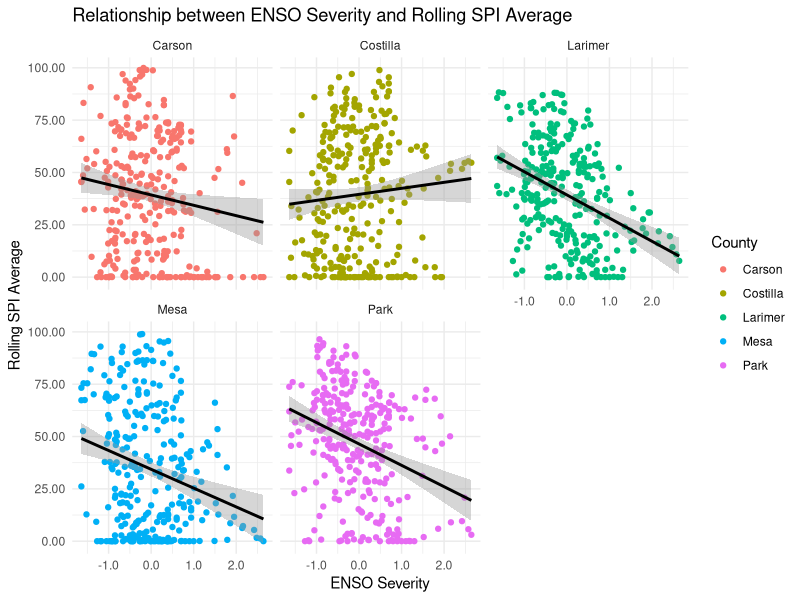
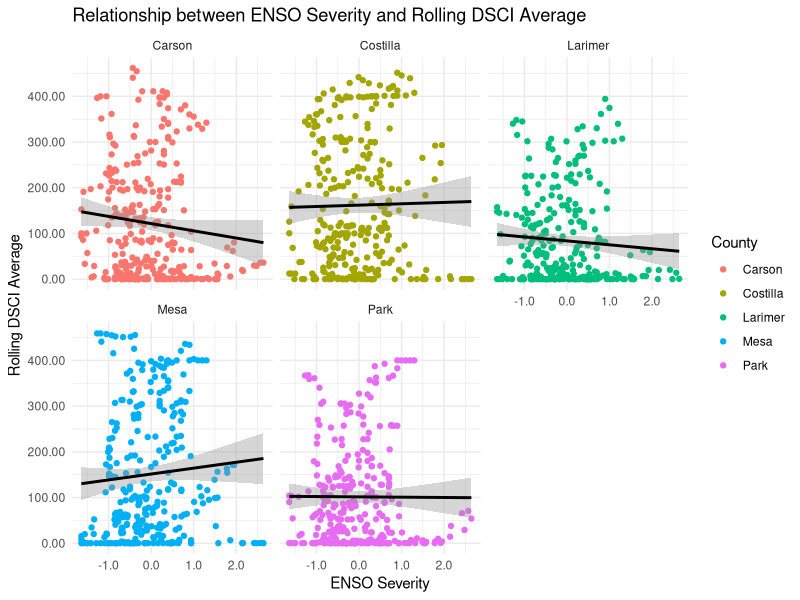
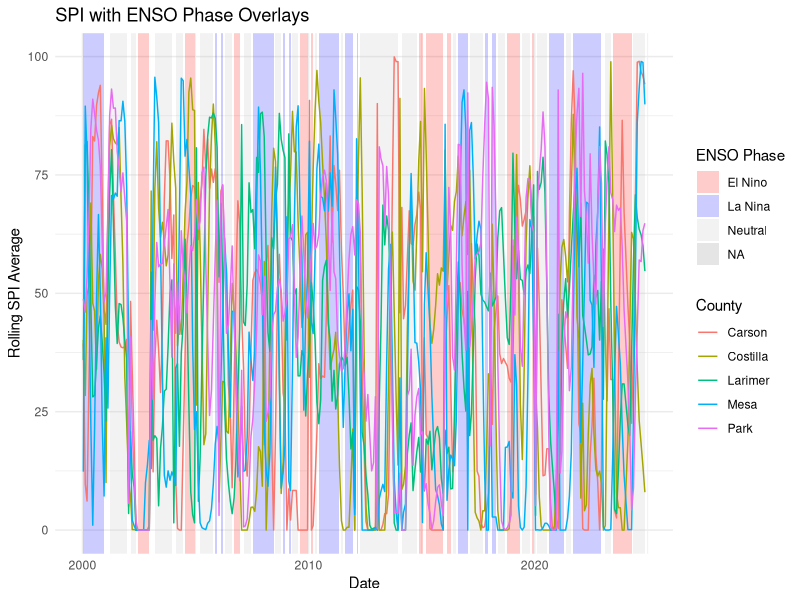
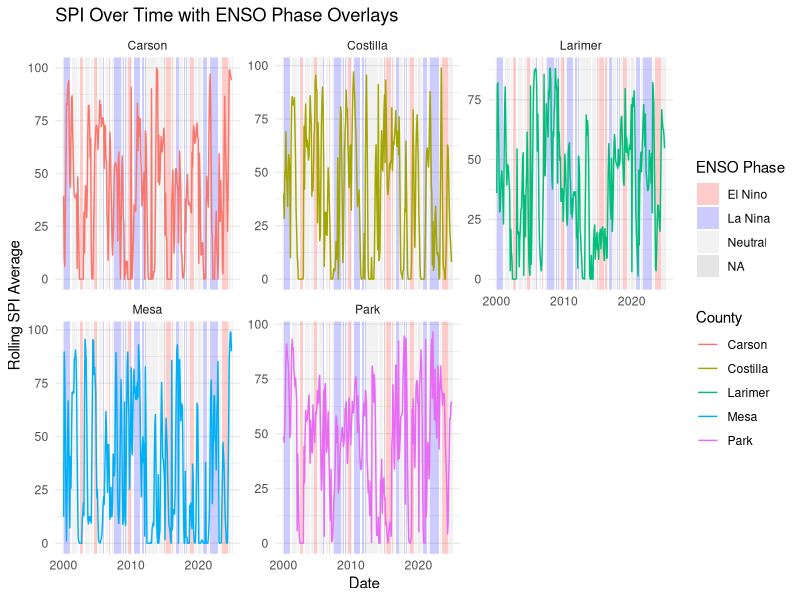
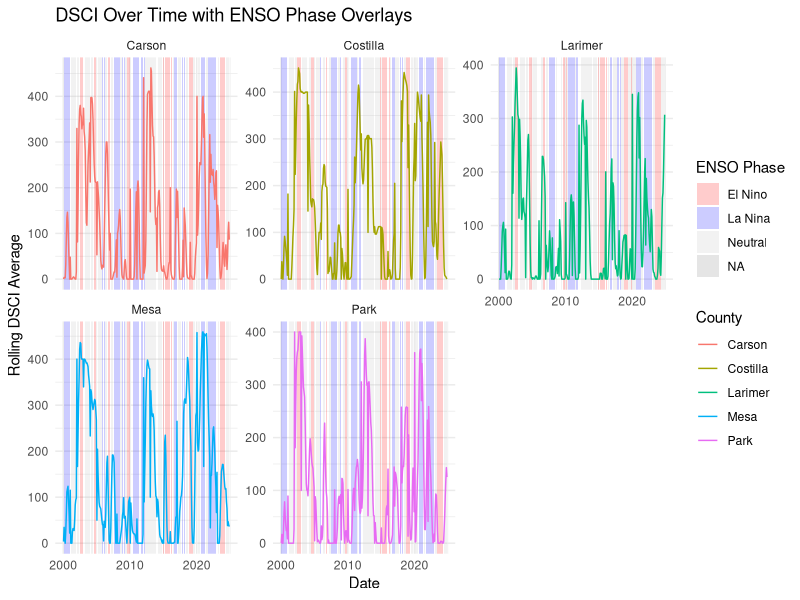
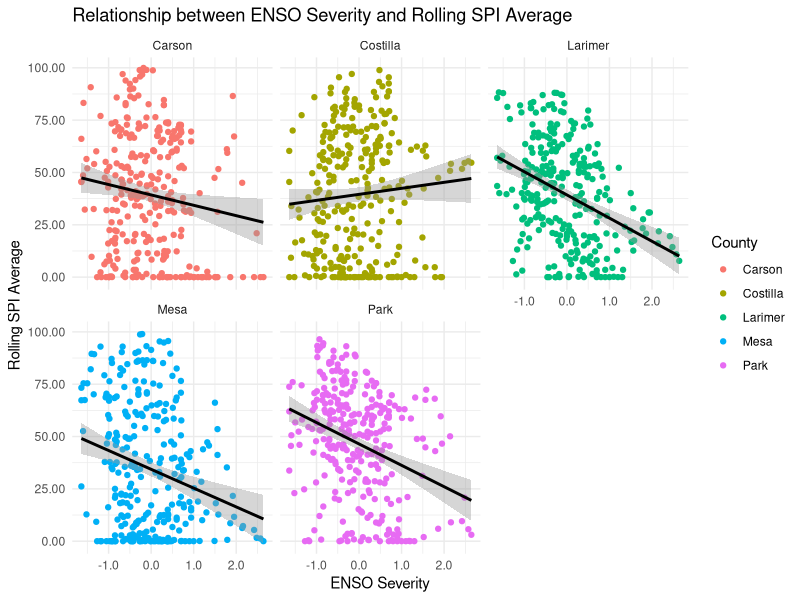
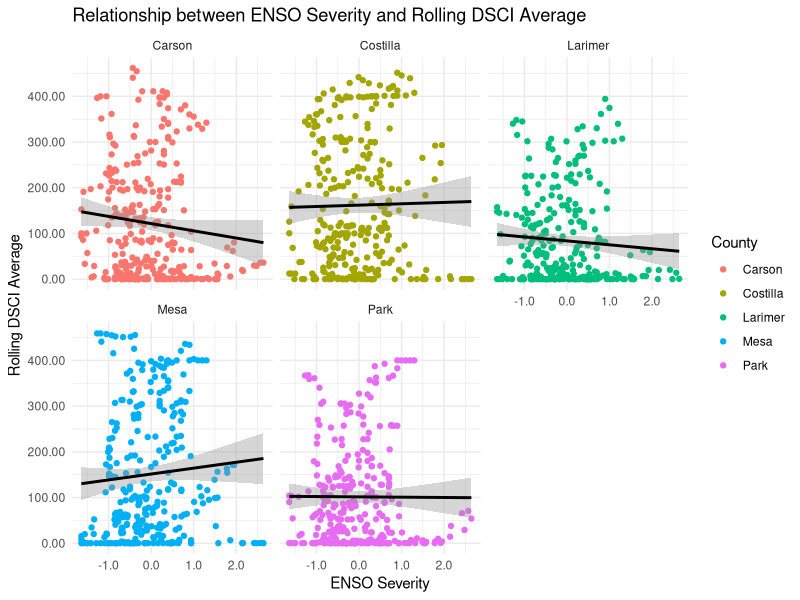
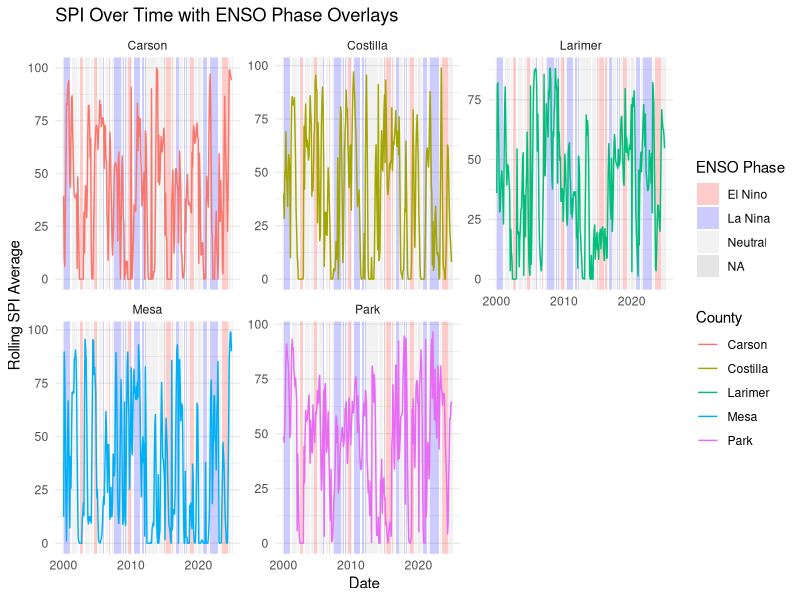

Source code (R) for these figures, in order:
## ---- chunk 1
library(here)
library(readxl)

# import Dataset as Tibble
data1 <- read_excel(here("data", "Final_Data (1).xlsx"), col_names = FALSE)

# change row 1 into column names
colnames(data1) <- as.character(data1[1, ])
data1 <- data1[-1, ]

# Convert date (for reference column) from numeric to Date 
data1$`Date (for Reference)` <- as.Date(as.numeric(data1$`Date (for Reference)`), origin = "1899-12-30")
## ---- chunk 2
library(dplyr)
library(tidyr)

# Select only the relevant columns (SPI/DSCI + ENSO + Date)
long_data <- data1 %>%
  select(`Date (for Reference)`, `ENSO Type`, `ENSO Severity`,
         starts_with("Rolling SPI Average"), starts_with("Rolling DSCI Average")) %>%
  pivot_longer(cols = starts_with("Rolling"),
               names_to = "Variable",
               values_to = "Value") %>%
  extract(Variable, into = c("Metric_Type", "County"), regex = "^(.*) ([^ ]+)$")

colnames(long_data) <- gsub(" ", "_", colnames(long_data))

# swap ENSO severity with ENSO type
long_data <- long_data %>%
  rename(`Temp_Column` = `ENSO_Severity`)

long_data <- long_data %>%
  rename(
    `ENSO_Severity` = `ENSO_Type`,
    `ENSO_Type` = `Temp_Column`
  )
# add underscores in all column names 
colnames(long_data) <- gsub(" ", "_", colnames(long_data))

# convert ENSO_severity and value to numeric
long_data$ENSO_Severity <- as.numeric(long_data$ENSO_Severity)
long_data$Value <- as.numeric(long_data$Value)
## ---- chunk 3
library(ggplot2)
library(scales)
library(dplyr)

ENSO_Rolling_SPI_plot <- ggplot(long_data %>% filter(Metric_Type == "Rolling SPI Average"),
       aes(x = `ENSO_Severity`, y = Value)) +
  geom_point(aes(color = County)) +
  geom_smooth(method = "lm", color = "black") +
  labs(title = "Relationship between ENSO Severity and Rolling SPI Average",
       x = "ENSO Severity", y = "Rolling SPI Average") +
   scale_y_continuous(labels = number_format(accuracy = 0.01)) +  
  scale_x_continuous(labels = number_format(accuracy = 0.1)) +   
  theme_minimal() +
  facet_wrap(~ County)

ENSO_Rolling_SPI_plot


ggsave("images/ENSO_Rolling_SPI_plot.png", plot = ENSO_Rolling_SPI_plot, width = 6, height = 4, dpi = 300)
## ---- chunk 4
ENSO_Rolling_DSCI_plot <- ggplot(long_data %>% filter(Metric_Type == "Rolling DSCI Average"),
       aes(x = `ENSO_Severity`, y = Value)) +
  geom_point(aes(color = County)) +
  geom_smooth(method = "lm", color = "black") +
  labs(title = "Relationship between ENSO Severity and Rolling DSCI Average",
       x = "ENSO Severity", y = "Rolling DSCI Average") +
   scale_y_continuous(labels = number_format(accuracy = 0.01)) +  
  scale_x_continuous(labels = number_format(accuracy = 0.1)) +   
  theme_minimal() +
  facet_wrap(~ County)


ENSO_Rolling_DSCI_plot

ggsave("images/ENSO_Rolling_DSCI_plot.png", plot = ENSO_Rolling_DSCI_plot, width = 6, height = 4, dpi = 300)
## ---- chunk 5
# Pearson correlation by county SPI
SPI_cor_results <- long_data %>%
  filter(Metric_Type == "Rolling SPI Average") %>%
  group_by(County) %>%
  summarise(correlation = cor(`ENSO_Severity`, Value, use = "complete.obs"),
            .groups = "drop")

print(SPI_cor_results)


# Linear Regression by county SPI
SPI_lm_results <- long_data %>%
  filter(Metric_Type == "Rolling SPI Average") %>%
  group_by(County) %>%
  group_map(~ summary(lm(Value ~ `ENSO_Severity`, data = .x)))

print(SPI_lm_results)
## ---- chunk 6

# Pearson correlation by county DSCI
DSCI_cor_results <- long_data %>%
  filter(Metric_Type == "Rolling DSCI Average") %>%
  group_by(County) %>%
  summarise(correlation = cor(`ENSO_Severity`, Value, use = "complete.obs"),
            .groups = "drop")

print(DSCI_cor_results)

# Linear Regression by county DSCI
DSCI_lm_results <- long_data %>%
  filter(Metric_Type == "Rolling DSCI Average") %>%
  group_by(County) %>%
  group_map(~ summary(lm(Value ~ `ENSO_Severity`, data = .x)))

print(DSCI_lm_results)
## ---- chunk 7
# more data cleaning

library(dplyr)

data1 <- data1 %>%
  rename(Date = `Date (for Reference)`)

long_data <- long_data %>%
  rename(Date = `Date_(for_Reference)`)

long_data <- long_data %>%
  left_join(data1 %>% select(Date, Rolling_3_Month_Date = `Rolling 3 Month Date`), by = "Date")
## ---- chunk 8
# Create a lookup table for center months of each rolling period
period_centers <- c(
  "JFM" = "02", "FMA" = "03", "MAM" = "04", "AMJ" = "05",
  "MJJ" = "06", "JJA" = "07", "JAS" = "08", "ASO" = "09",
  "SON" = "10", "OND" = "11", "NDJ" = "12", "DJF" = "01"
)

# Add a "centered" date column
long_data <- long_data %>%
  mutate(
    center_month = period_centers[`Rolling_3_Month_Date`],
    year = lubridate::year(Date),
    rolling_date = as.Date(paste(year, center_month, "15", sep = "-"))
  )
## ---- chunk 9
long_data <- long_data %>%
  mutate(
    ENSO_Phase = case_when(
      ENSO_Type %in% c("WE", "ME", "SE", "VSE") ~ "El Nino",
      ENSO_Type %in% c("WL", "ML", "SL") ~ "La Nina",
      ENSO_Type == "NONE" ~ "Neutral",
      TRUE ~ NA_character_ 
    )
  )

enso_bands <- long_data %>%
  select(rolling_date, ENSO_Phase) %>%
  distinct() %>%
  arrange(rolling_date) %>%
  mutate(group = cumsum(ENSO_Phase != lag(ENSO_Phase, default = first(ENSO_Phase)))) %>%
  group_by(group, ENSO_Phase) %>%
  summarise(start = min(rolling_date), end = max(rolling_date), .groups = "drop")

ggplot() +
  geom_rect(data = enso_bands,
            aes(xmin = start, xmax = end, ymin = -Inf, ymax = Inf, fill = ENSO_Phase),
            alpha = 0.2) +
  # SPI lines
  geom_line(data = long_data %>% filter(Metric_Type == "Rolling SPI Average"),
            aes(x = rolling_date, y = Value, color = County)) +
  scale_fill_manual(values = c("El Nino" = "red", "La Nina" = "blue", "Neutral" = "gray")) +
  labs(title = "SPI with ENSO Phase Overlays",
       x = "Date", y = "Rolling SPI Average",
       fill = "ENSO Phase", color = "County") +
  theme_minimal()

# Faceted Trends 
Faceted_Time_Series_SPI <- ggplot() +
  # ENSO shaded bands across all facets
  geom_rect(data = enso_bands,
            aes(xmin = start, xmax = end, ymin = -Inf, ymax = Inf, fill = ENSO_Phase),
            alpha = 0.2, inherit.aes = FALSE) +
  # SPI time series line
  geom_line(data = long_data %>% filter(Metric_Type == "Rolling SPI Average"),
            aes(x = rolling_date, y = Value, color = County)) +
  facet_wrap(~County, scales = "free_y") +
  scale_fill_manual(values = c("El Nino" = "red", "La Nina" = "blue", "Neutral" = "gray")) +
  labs(title = "SPI Over Time with ENSO Phase Overlays",
       x = "Date", y = "Rolling SPI Average",
       fill = "ENSO Phase", color = "County") +
  theme_minimal()

Faceted_Time_Series_SPI

ggsave("images/Faced_Time_Series_SPI.png", plot = Faceted_Time_Series_SPI, width = 10, height = 4, dpi = 300)

## ---- chunk 10
Faceted_Time_Series_DSCI <- ggplot() +
  geom_rect(data = enso_bands,
            aes(xmin = start, xmax = end, ymin = -Inf, ymax = Inf, fill = ENSO_Phase),
            alpha = 0.2, inherit.aes = FALSE) +
  geom_line(data = long_data %>% filter(Metric_Type == "Rolling DSCI Average"),
            aes(x = rolling_date, y = Value, color = County)) +
  facet_wrap(~County, scales = "free_y") +
  scale_fill_manual(values = c("El Nino" = "red", "La Nina" = "blue", "Neutral" = "gray")) +
  labs(title = "DSCI Over Time with ENSO Phase Overlays",
       x = "Date", y = "Rolling DSCI Average",
       fill = "ENSO Phase", color = "County") +
  theme_minimal()

Faceted_Time_Series_DSCI

ggsave("images/Faced_Time_Series_DSCI.png", plot = Faceted_Time_Series_DSCI, width = 10, height = 4, dpi = 300)

